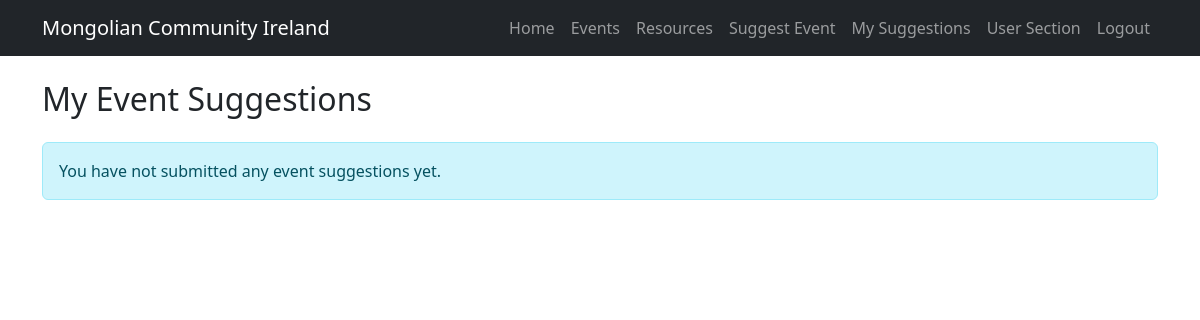
Before: /my-suggestions/ (signed in) with the older database file.
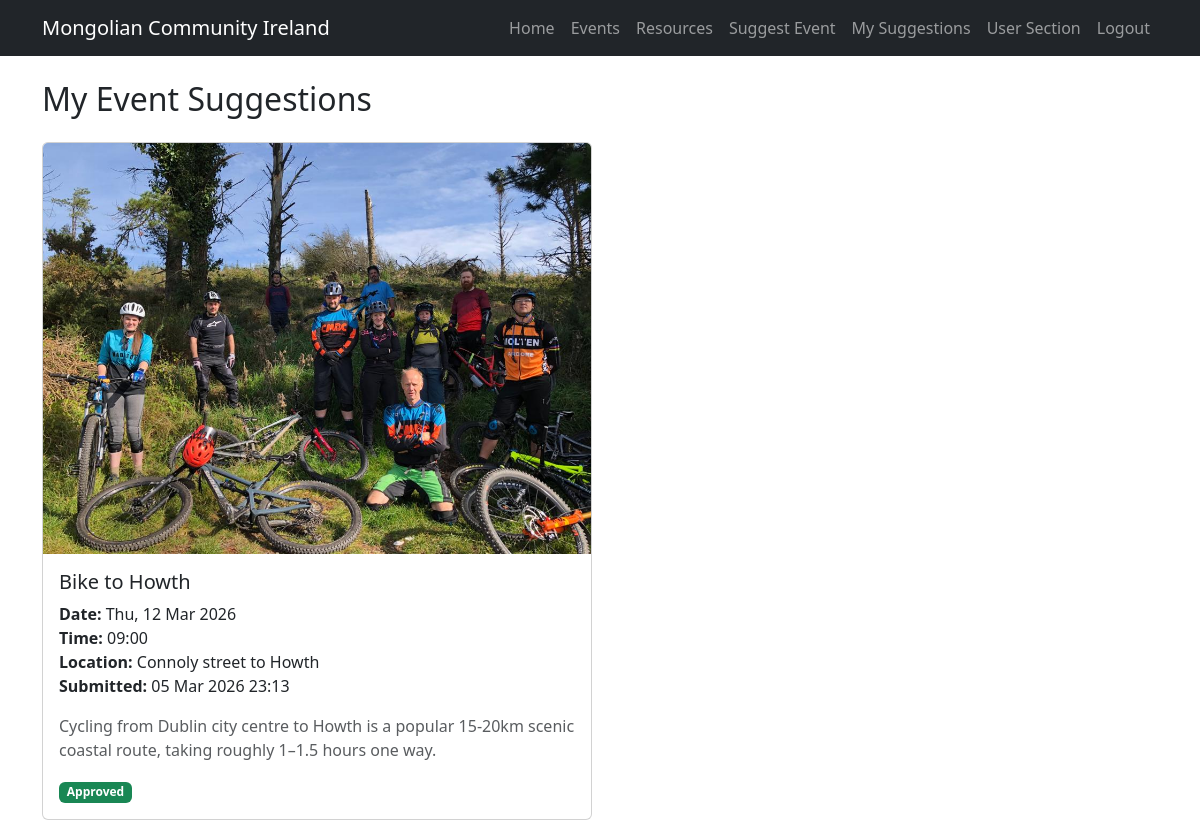
After: the same page with the newer database file.
### portal/models.py (models this page shows, shortened)
class EventSuggestion(models.Model):
    STATUS_CHOICES = [
        ("PENDING", "Pending"),
        ("APPROVED", "Approved"),
        ("REJECTED", "Rejected"),
    ]
    title = models.CharField(max_length=120, validators=[MinLengthValidator(5)])
    description = models.TextField(blank=True, max_length=2000)
    start_datetime = models.DateTimeField()
    location = models.CharField(max_length=120)
    image = models.ImageField(upload_to="event_suggestions/", blank=True, null=True)
    status = models.CharField(max_length=10, choices=STATUS_CHOICES, default="PENDING")
    submitted_at = models.DateTimeField(auto_now_add=True)
    user = models.ForeignKey(User, on_delete=models.CASCADE)

### portal/views.py (the view)
# urls.py: path("my-suggestions/", views.my_suggestions, name="my_suggestions"),
@login_required
def my_suggestions(request):
    suggestions = EventSuggestion.objects.filter(user=request.user).order_by("-submitted_at")
    return render(request, "portal/my_suggestions.html", {"suggestions": suggestions})

### portal/templates/portal/my_suggestions.html (shortened to what this page needs)
{% extends "portal/base.html" %}
{% block content %}
<h2 class="mb-4">My Event Suggestions</h2>
{% if suggestions %}
    <div class="row g-3">
        {% for suggestion in suggestions %}
            <div class="col-md-6">
                <div class="card h-100">
                    {% if suggestion.image %}
                        <img src="{{ suggestion.image.url }}" class="card-img-top" alt="{{ suggestion.title }}">
                    {% endif %}
                    <div class="card-body">
                        <h5 class="card-title">{{ suggestion.title }}</h5>
                        <p class="card-text">
                            <strong>Date:</strong> {{ suggestion.start_datetime|date:"D, d M Y" }}<br>
                            <strong>Time:</strong> {{ suggestion.start_datetime|time:"H:i" }}<br>
                            <strong>Location:</strong> {{ suggestion.location }}<br>
                            <strong>Submitted:</strong> {{ suggestion.submitted_at|date:"d M Y H:i" }}
                        </p>
                        {% if suggestion.description %}
                            <p class="text-muted">
                                {{ suggestion.description|truncatechars:140 }}
                            </p>
                        {% endif %}
                        {% if suggestion.status == "PENDING" %}
                            <span class="badge bg-warning text-dark">Pending</span>
                        {% elif suggestion.status == "APPROVED" %}
                            <span class="badge bg-success">Approved</span>
                        {% elif suggestion.status == "REJECTED" %}
                            <span class="badge bg-danger">Rejected</span>
                        {% endif %}
                    </div>
                </div>
            </div>
        {% endfor %}
    </div>
{% else %}
    <div class="alert alert-info">
        You have not submitted any event suggestions yet.
    </div>
{% endif %}
{% endblock %}

Changed rows visible on the page:
added EventSuggestion: image (picture), title "Bike to Howth", start_datetime "Thu, 12 Mar 2026", start_datetime "09:00", location "Connoly street to Howth", submitted_at "05 Mar 2026 23:13", description "Cycling from Dublin city centre to Howth is a popular 15-20km scenic coastal route, taking roughly 1–1.5 hours one way.", status "Approved"
Other visible differences:
text no longer shown: "You have not submitted any event suggestions yet."
